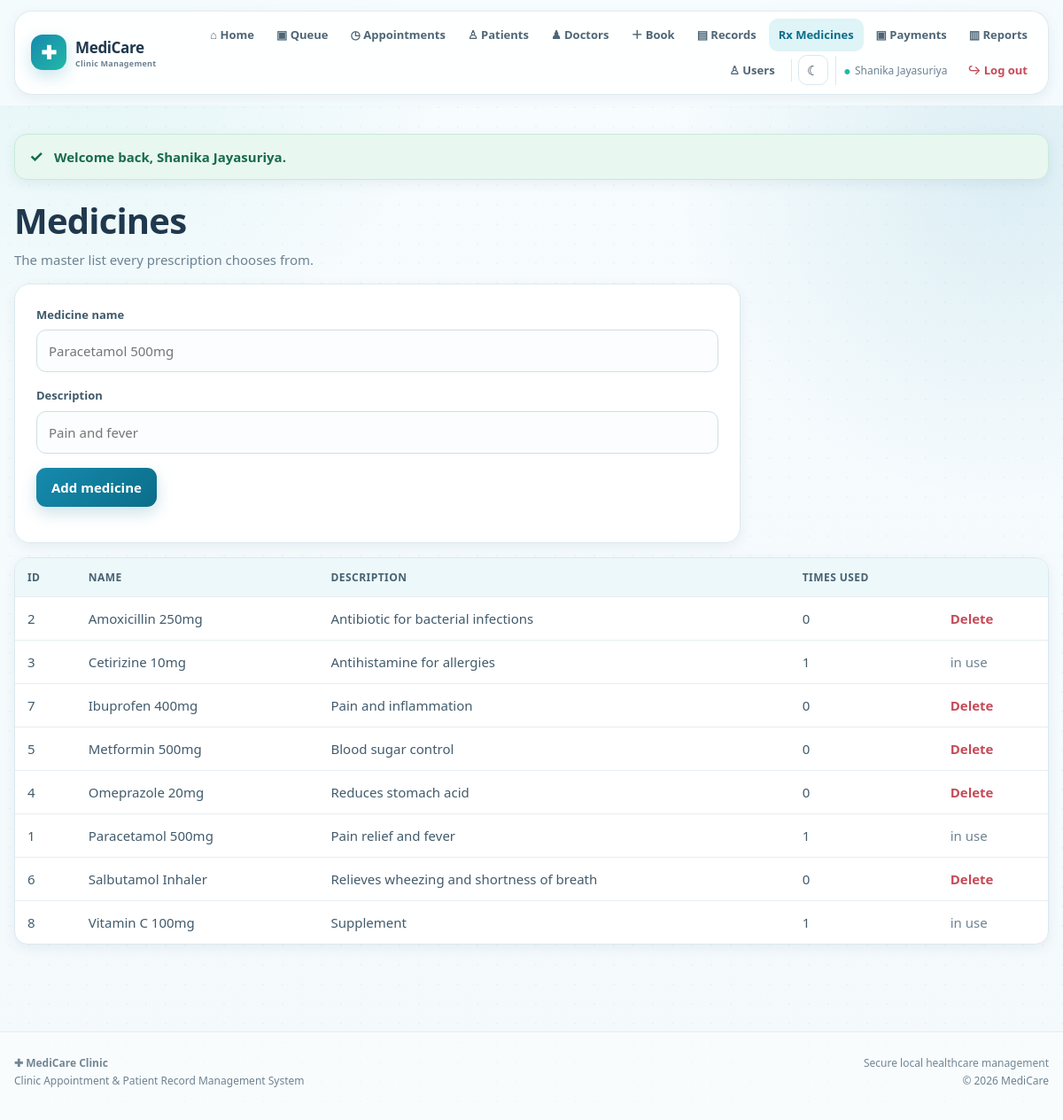
The app's page /index.php?page=staff/medicines (signed in) with its own data.
### tables this page shows
CREATE TABLE medicine (
    Medicine_ID   INT AUTO_INCREMENT PRIMARY KEY,
    Medicine_Name VARCHAR(100) NOT NULL,
    Description   VARCHAR(255)
);

### config/helpers.php (called while the page is built, shortened)
<?php
function e($value)
{
    return htmlspecialchars((string)$value, ENT_QUOTES, 'UTF-8');
}
function url($page = 'home')
{
    return 'index.php?page=' . $page;
}
function view($name, $data = [])
{
    extract($data);
    require __DIR__ . '/../views/layout/header.php';
    require __DIR__ . '/../views/' . $name . '.php';
    require __DIR__ . '/../views/layout/footer.php';
}

### controllers/StaffController.php (called while the page is built, shortened)
<?php
class StaffController
{
    private $pdo;
    public function __construct($pdo)
    {
        $this->pdo = $pdo;
    }
    public function medicines()
    {
        $medicine = new Medicine($this->pdo);
        view('staff/medicines', [
            'medicines' => $medicine->allWithUsage(),
            'title'     => 'Medicines'
        ]);
    }
}

### index.php (called while the page is built, shortened)
<?php
require_once __DIR__ . '/config/database.php';
require_once __DIR__ . '/config/helpers.php';
require_once __DIR__ . '/controllers/StaffController.php';
$page = $_GET['page'] ?? 'home';
list($controllerName, $method) = $routes[$page];
$controller = new $controllerName($pdo);
$controller->$method();

### models/Medical.php (called while the page is built, shortened)
<?php
class Medicine
{
    private $pdo;
    public function __construct($pdo) { $this->pdo = $pdo; }
    public function allWithUsage()
    {
        return $this->pdo->query(
            "SELECT m.*, COUNT(i.Item_ID) AS Used_Count
             FROM medicine m
             LEFT JOIN prescription_item i ON m.Medicine_ID = i.Medicine_ID
             GROUP BY m.Medicine_ID
             ORDER BY m.Medicine_Name"
        )->fetchAll();
    }
}

### views/staff/medicines.php (the view)
<h1>Medicines</h1>
<p class="muted">The master list every prescription chooses from.</p>
<form class="card" method="POST" action="<?= url('staff/medicines') ?>">
    <label for="medicine_name">Medicine name</label>
    <input type="text" name="medicine_name" id="medicine_name" maxlength="100"
           placeholder="Paracetamol 500mg" required>
    <label for="description">Description</label>
    <input type="text" name="description" id="description" maxlength="255"
           placeholder="Pain and fever">
    <button type="submit" class="btn">Add medicine</button>
</form>
<table class="table">
    <tr><th>ID</th><th>Name</th><th>Description</th><th>Times used</th><th></th></tr>
    <?php foreach ($medicines as $m): ?>
    <tr>
        <td><?= (int)$m['Medicine_ID'] ?></td>
        <td><?= e($m['Medicine_Name']) ?></td>
        <td><?= e($m['Description']) ?></td>
        <td><?= (int)$m['Used_Count'] ?></td>
        <td>
            <?php if ((int)$m['Used_Count'] === 0): ?>
                <a class="link danger" href="<?= url('staff/medicines') ?>&delete=<?= (int)$m['Medicine_ID'] ?>"
                   onclick="return confirm('Delete this medicine?');">Delete</a>
            <?php else: ?>
                <span class="muted">in use</span>
            <?php endif; ?>
        </td>
    </tr>
    <?php endforeach; ?>
</table>

### assets/css/style.css (style rules this page uses)
:root { --primary: #168aad; --primary-dark: #0b6e8a; --primary-deep: #075985; --primary-soft: #e8f7fb; --accent: #22b8a7; --page: #f4f9fc; --surface: #ffffff; --surface-soft: #f8fcfe; --text: #20384d; --muted: #6d8292; --line: #dbe8ef; --success: #16845b; --success-soft: #e8f7ef; --warning: #b7791f; --warning-soft: #fff5df; --danger: #c54b58; --danger-soft: #fff0f2; --shadow-sm: 0 4px 14px rgba(25, 73, 97, .07); --shadow: 0 12px 32px rgba(25, 73, 97, .10); --shadow-lg: 0 22px 55px rgba(25, 73, 97, .14); --radius: 18px; --radius-sm: 12px; --radius-lg: 28px; }
* { box-sizing: border-box; }
html { scroll-behavior: smooth; }
body { margin: 0; min-height: 100vh; background: radial-gradient(circle at 8% 0%, rgba(34,184,167,.10), transparent 25%), radial-gradient(circle at 95% 15%, rgba(22,138,173,.12), transparent 24%), linear-gradient(180deg, #f7fcfe 0%, var(--page) 100%); color: var(--text); font-family: "Segoe UI", system-ui, -apple-system, BlinkMacSystemFont, Arial, sans-serif; font-size: 15px; line-height: 1.6; }
body::before { content: ""; position: fixed; inset: 0; pointer-events: none; background-image: radial-gradient(rgba(7, 89, 133, .035) 1px, transparent 1px); background-size: 22px 22px; z-index: -1; }
button, input, select, textarea { font: inherit; }
button { cursor: pointer; }
a { color: var(--primary-dark); }
h1, h2, h3 { color: var(--text); line-height: 1.2; }
h1 { margin: 0 0 8px; font-size: clamp(28px, 4vw, 40px); font-weight: 800; letter-spacing: -.8px; }
p { margin-top: 0; }
.muted { color: var(--muted); }
.link { font-weight: 650; text-decoration: none; }
.danger { color: var(--danger); }
.card { display: block; padding: 24px; background: rgba(255,255,255,.96); border: 1px solid var(--line); border-radius: var(--radius); box-shadow: var(--shadow-sm); transition: transform .22s ease, box-shadow .22s ease, border-color .22s ease; }
.btn { display: inline-flex; align-items: center; justify-content: center; gap: 7px; min-height: 42px; padding: 10px 17px; border: 0; border-radius: 11px; background: linear-gradient(135deg, var(--primary), var(--primary-dark)); color: white !important; text-decoration: none !important; font-weight: 750; box-shadow: 0 7px 18px rgba(11,110,138,.20); transition: transform .18s ease, box-shadow .18s ease, filter .18s ease; }
form.card { max-width: 820px; }
label { display: block; margin: 0 0 7px; color: #3f5a6c; font-size: 13px; font-weight: 750; }
input, select, textarea { width: 100%; padding: 11px 13px; border: 1px solid #cfdee6; border-radius: 11px; background: #fbfdfe; color: var(--text); outline: none; transition: border-color .18s ease, box-shadow .18s ease, background .18s ease; }
form > input, form > select, form > textarea, form > .form-row, form > .slots, form > .inline-form, form > button, form > a { margin-bottom: 16px; }
.table { width: 100%; margin: 16px 0 26px; border-collapse: separate; border-spacing: 0; overflow: hidden; background: var(--surface); border: 1px solid var(--line); border-radius: 15px; box-shadow: var(--shadow-sm); }
.table th, .table td { padding: 12px 14px; text-align: left; vertical-align: middle; border-bottom: 1px solid #e7eef2; }
.table th { background: #edf8fa; color: #466273; font-size: 12px; text-transform: uppercase; letter-spacing: .45px; }
.table tr:last-child td { border-bottom: 0; }
.table td { color: #425b6c; }

### records on screen
medicine: Medicine_ID "2", Medicine_Name "Amoxicillin 250mg", Description "Antibiotic for bacterial infections", Used_Count "0"
medicine: Medicine_ID "3", Medicine_Name "Cetirizine 10mg", Description "Antihistamine for allergies", Used_Count "1", shows "in use"
medicine: Medicine_ID "7", Medicine_Name "Ibuprofen 400mg", Description "Pain and inflammation", Used_Count "0"
medicine: Medicine_ID "5", Medicine_Name "Metformin 500mg", Description "Blood sugar control", Used_Count "0"
medicine: Medicine_ID "4", Medicine_Name "Omeprazole 20mg", Description "Reduces stomach acid", Used_Count "0"
medicine: Medicine_ID "1", Medicine_Name "Paracetamol 500mg", Description "Pain relief and fever", Used_Count "1", shows "in use"
medicine: Medicine_ID "6", Medicine_Name "Salbutamol Inhaler", Description "Relieves wheezing and shortness of breath", Used_Count "0"
medicine: Medicine_ID "8", Medicine_Name "Vitamin C 100mg", Description "Supplement", Used_Count "1", shows "in use"

### other values on screen
user_name() "Shanika Jayasuriya"
$flash['text'] "Welcome back, Shanika Jayasuriya."
